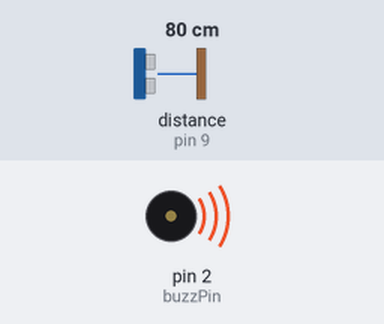
Recording of a sketch running on a simulated Arduino Uno, built with avr-gcc and run on an emulated ATmega328P. Shown: buzzer (waves = sounding, pin HIGH). Wiring (inferred from the names in the program): ultrasonic range finder: trigger pin 10; echo pin 9. Inputs (shaded band) come from the test bench; at power-on: distance to the obstacle (sensor on pin 9) 80 cm. The echo pulse lasts 58.3 µs per cm; pins used as bus, display or sensor lines are not drawn. At 0.5 s the program stops and its outputs stay as they are.

Above: at 0.1 s.
Timing chart, 0 to 1.6 s (numbered marks = the images above):
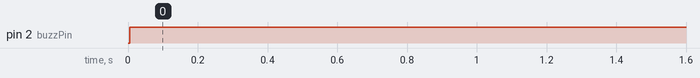

Measured:
- by itself, pin 2 (buzzPin): LOW → HIGH at 0.01 s

The sketch:

blind_assist_shoe.ino
```cpp
#define F_CPU 8000000UL
#include <avr/io.h>
#include <util/delay.h>

#define trigPin PB2 // pin 10 -> PB2
#define echoPin PB1 // pin 9 -> PB1
#define buzzPin PD2 // pin 2 -> PD2

void init_pins() {
    DDRB |= (1 << trigPin); // output
    DDRB &= ~(1 << echoPin); // input
    DDRD |= (1 << buzzPin); // output
}

// Generate a 10us pulse on trigger pin
void trigger_ultrasonic() {
    PORTB |= (1 << trigPin);
    _delay_us(10);
    PORTB &= ~(1 << trigPin);
}

long measure_echo() {
    long duration = 0;
    while (!(PINB & (1 << echoPin))); // Wait for the echo pin to go HIGH
    while (PINB & (1 << echoPin)) {
        duration++;
        _delay_us(2);  // Delay for 2us to increase resolution
    }
    return duration;
}

double calculate_distance(long duration) {
    // Calculate distance
    double distance = (duration / 2.0) / 29.1;
    // The '29.1' representing the speed of sound in air at room temperature, in microseconds per centimeter.
    return distance;
}

int main(void) {
    init_pins();
    trigger_ultrasonic();
    long duration = measure_echo();
    double distance = calculate_distance(duration);

    if (distance <= 50.0 && distance >= 0) {
        PORTD |= (1 << buzzPin); // Turn on buzzer
    }
    else {
        PORTD &= ~(1 << buzzPin); // Turn off buzzer
    }
    _delay_ms(500);
    return 0;
}
```
